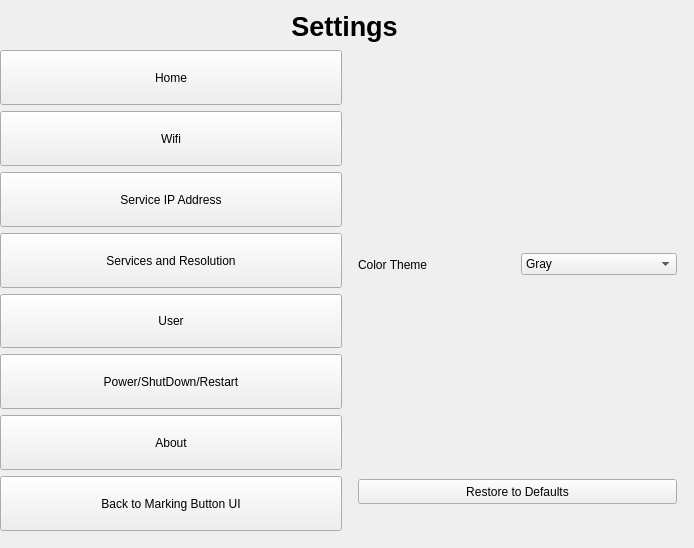
<?xml version="1.0" encoding="UTF-8"?>
<ui version="4.0">
 <class>Form</class>
 <widget class="QWidget" name="Form">
  <property name="geometry">
   <rect>
    <x>0</x>
    <y>0</y>
    <width>694</width>
    <height>548</height>
   </rect>
  </property>
  <property name="sizePolicy">
   <sizepolicy hsizetype="Expanding" vsizetype="Expanding">
    <horstretch>0</horstretch>
    <verstretch>0</verstretch>
   </sizepolicy>
  </property>
  <property name="windowTitle">
   <string>Form</string>
  </property>
  <widget class="QLabel" name="labeltitlsetting">
   <property name="geometry">
    <rect>
     <x>0</x>
     <y>10</y>
     <width>689</width>
     <height>32</height>
    </rect>
   </property>
   <property name="sizePolicy">
    <sizepolicy hsizetype="Minimum" vsizetype="Maximum">
     <horstretch>0</horstretch>
     <verstretch>0</verstretch>
    </sizepolicy>
   </property>
   <property name="font">
    <font>
     <pointsize>20</pointsize>
     <weight>75</weight>
     <bold>true</bold>
    </font>
   </property>
   <property name="text">
    <string>Settings</string>
   </property>
   <property name="textFormat">
    <enum>Qt::AutoText</enum>
   </property>
   <property name="alignment">
    <set>Qt::AlignCenter</set>
   </property>
  </widget>
  <widget class="QWidget" name="settinglayoutWidget">
   <property name="geometry">
    <rect>
     <x>0</x>
     <y>50</y>
     <width>689</width>
     <height>481</height>
    </rect>
   </property>
   <layout class="QHBoxLayout" name="horizontalLayout_2" stretch="1,1">
    <item>
     <layout class="QVBoxLayout" name="verticalLayout_2" stretch="1,1,1,1,1,1,1,1">
      <item>
       <widget class="QPushButton" name="HomeButton">
        <property name="sizePolicy">
         <sizepolicy hsizetype="Minimum" vsizetype="MinimumExpanding">
          <horstretch>0</horstretch>
          <verstretch>0</verstretch>
         </sizepolicy>
        </property>
        <property name="text">
         <string>Home</string>
        </property>
       </widget>
      </item>
      <item>
       <widget class="QPushButton" name="WifiButton">
        <property name="sizePolicy">
         <sizepolicy hsizetype="Minimum" vsizetype="MinimumExpanding">
          <horstretch>0</horstretch>
          <verstretch>0</verstretch>
         </sizepolicy>
        </property>
        <property name="text">
         <string>Wifi</string>
        </property>
       </widget>
      </item>
      <item>
       <widget class="QPushButton" name="serviceIPAddressButton">
        <property name="sizePolicy">
         <sizepolicy hsizetype="Minimum" vsizetype="MinimumExpanding">
          <horstretch>0</horstretch>
          <verstretch>0</verstretch>
         </sizepolicy>
        </property>
        <property name="text">
         <string>Service IP Address</string>
        </property>
       </widget>
      </item>
      <item>
       <widget class="QPushButton" name="ServicesButton">
        <property name="sizePolicy">
         <sizepolicy hsizetype="Minimum" vsizetype="MinimumExpanding">
          <horstretch>0</horstretch>
          <verstretch>0</verstretch>
         </sizepolicy>
        </property>
        <property name="text">
         <string>Services and Resolution</string>
        </property>
       </widget>
      </item>
      <item>
       <widget class="QPushButton" name="UserButton">
        <property name="sizePolicy">
         <sizepolicy hsizetype="Minimum" vsizetype="MinimumExpanding">
          <horstretch>0</horstretch>
          <verstretch>0</verstretch>
         </sizepolicy>
        </property>
        <property name="text">
         <string>User</string>
        </property>
       </widget>
      </item>
      <item>
       <widget class="QPushButton" name="PowerButton">
        <property name="sizePolicy">
         <sizepolicy hsizetype="Minimum" vsizetype="MinimumExpanding">
          <horstretch>0</horstretch>
          <verstretch>0</verstretch>
         </sizepolicy>
        </property>
        <property name="text">
         <string>Power/ShutDown/Restart</string>
        </property>
       </widget>
      </item>
      <item>
       <widget class="QPushButton" name="AboutButton">
        <property name="sizePolicy">
         <sizepolicy hsizetype="Minimum" vsizetype="MinimumExpanding">
          <horstretch>0</horstretch>
          <verstretch>0</verstretch>
         </sizepolicy>
        </property>
        <property name="text">
         <string>About</string>
        </property>
       </widget>
      </item>
      <item>
       <widget class="QPushButton" name="MarkingbackButton">
        <property name="sizePolicy">
         <sizepolicy hsizetype="Minimum" vsizetype="MinimumExpanding">
          <horstretch>0</horstretch>
          <verstretch>0</verstretch>
         </sizepolicy>
        </property>
        <property name="text">
         <string>Back to Marking Button UI</string>
        </property>
       </widget>
      </item>
     </layout>
    </item>
    <item>
     <layout class="QVBoxLayout" name="verticalLayout_4" stretch="1,1">
      <item>
       <widget class="QLabel" name="maintitlelabel">
        <property name="sizePolicy">
         <sizepolicy hsizetype="Preferred" vsizetype="Fixed">
          <horstretch>0</horstretch>
          <verstretch>0</verstretch>
         </sizepolicy>
        </property>
        <property name="font">
         <font>
          <pointsize>15</pointsize>
          <weight>75</weight>
          <bold>true</bold>
         </font>
        </property>
        <property name="text">
         <string/>
        </property>
        <property name="wordWrap">
         <bool>true</bool>
        </property>
       </widget>
      </item>
      <item>
       <widget class="QStackedWidget" name="stackedWidgetsetting">
        <widget class="QWidget" name="settingHomepage">
         <widget class="QWidget" name="layoutWidgethome">
          <property name="geometry">
           <rect>
            <x>10</x>
            <y>130</y>
            <width>319</width>
            <height>111</height>
           </rect>
          </property>
          <layout class="QHBoxLayout" name="horizontalLayout">
           <item>
            <widget class="QLabel" name="colortitlelabel">
             <property name="text">
              <string>Color Theme</string>
             </property>
            </widget>
           </item>
           <item>
            <widget class="QComboBox" name="themebox">
             <item>
              <property name="text">
               <string>Gray</string>
              </property>
             </item>
             <item>
              <property name="text">
               <string>Black</string>
              </property>
             </item>
             <item>
              <property name="text">
               <string>Light</string>
              </property>
             </item>
             <item>
              <property name="text">
               <string>Other Color</string>
              </property>
             </item>
            </widget>
           </item>
          </layout>
         </widget>
         <widget class="QPushButton" name="restoreDefaultsButton">
          <property name="geometry">
           <rect>
            <x>10</x>
            <y>400</y>
            <width>319</width>
            <height>25</height>
           </rect>
          </property>
          <property name="text">
           <string>Restore to Defaults</string>
          </property>
         </widget>
        </widget>
        <widget class="QWidget" name="wifipage">
         <widget class="QLabel" name="interface_label">
          <property name="geometry">
           <rect>
            <x>10</x>
            <y>10</y>
            <width>319</width>
            <height>17</height>
           </rect>
          </property>
          <property name="text">
           <string/>
          </property>
          <property name="wordWrap">
           <bool>true</bool>
          </property>
         </widget>
         <widget class="QTreeWidget" name="treeWidget">
          <property name="geometry">
           <rect>
            <x>10</x>
            <y>40</y>
            <width>319</width>
            <height>399</height>
           </rect>
          </property>
          <column>
           <property name="text">
            <string>SSID</string>
           </property>
          </column>
          <column>
           <property name="text">
            <string>Signal Strength</string>
           </property>
          </column>
         </widget>
        </widget>
        <widget class="QWidget" name="serviceipaddresspage">
         <widget class="QLabel" name="ip_label">
          <property name="geometry">
           <rect>
            <x>0</x>
            <y>10</y>
            <width>309</width>
            <height>197</height>
           </rect>
          </property>
          <property name="text">
           <string/>
          </property>
          <property name="wordWrap">
           <bool>true</bool>
          </property>
         </widget>
         <widget class="QLabel" name="Portnumipadd">
          <property name="geometry">
           <rect>
            <x>10</x>
            <y>240</y>
            <width>309</width>
            <height>196</height>
           </rect>
          </property>
          <property name="font">
           <font>
            <pointsize>15</pointsize>
           </font>
          </property>
          <property name="text">
           <string/>
          </property>
          <property name="wordWrap">
           <bool>true</bool>
          </property>
         </widget>
        </widget>
        <widget class="QWidget" name="servicespage">
         <widget class="QWidget" name="layoutWidgetservicestextsize">
          <property name="geometry">
           <rect>
            <x>10</x>
            <y>110</y>
            <width>319</width>
            <height>36</height>
           </rect>
          </property>
          <layout class="QHBoxLayout" name="horizontalLayout_4" stretch="1,1">
           <item>
            <widget class="QLabel" name="Textsizelab">
             <property name="font">
              <font>
               <pointsize>15</pointsize>
              </font>
             </property>
             <property name="text">
              <string>Text Size:</string>
             </property>
            </widget>
           </item>
           <item>
            <widget class="QComboBox" name="Text_size">
             <property name="font">
              <font>
               <pointsize>15</pointsize>
              </font>
             </property>
             <item>
              <property name="text">
               <string>15</string>
              </property>
             </item>
             <item>
              <property name="text">
               <string>16</string>
              </property>
             </item>
             <item>
              <property name="text">
               <string>17</string>
              </property>
             </item>
             <item>
              <property name="text">
               <string>18</string>
              </property>
             </item>
             <item>
              <property name="text">
               <string>19</string>
              </property>
             </item>
             <item>
              <property name="text">
               <string>20</string>
              </property>
             </item>
             <item>
              <property name="text">
               <string>21</string>
              </property>
             </item>
             <item>
              <property name="text">
               <string>22</string>
              </property>
             </item>
             <item>
              <property name="text">
               <string>23</string>
              </property>
             </item>
             <item>
              <property name="text">
               <string>24</string>
              </property>
             </item>
             <item>
              <property name="text">
               <string>25</string>
              </property>
             </item>
             <item>
              <property name="text">
               <string>26</string>
              </property>
             </item>
             <item>
              <property name="text">
               <string>27</string>
              </property>
             </item>
             <item>
              <property name="text">
               <string>28</string>
              </property>
             </item>
             <item>
              <property name="text">
               <string>29</string>
              </property>
             </item>
             <item>
              <property name="text">
               <string>30</string>
              </property>
             </item>
            </widget>
           </item>
          </layout>
         </widget>
         <widget class="QLabel" name="host">
          <property name="geometry">
           <rect>
            <x>10</x>
            <y>27</y>
            <width>319</width>
            <height>36</height>
           </rect>
          </property>
          <property name="font">
           <font>
            <pointsize>15</pointsize>
           </font>
          </property>
          <property name="text">
           <string>Host:</string>
          </property>
         </widget>
         <widget class="QWidget" name="layoutWidgetservicesresolution">
          <property name="geometry">
           <rect>
            <x>10</x>
            <y>152</y>
            <width>319</width>
            <height>36</height>
           </rect>
          </property>
          <layout class="QHBoxLayout" name="horizontalLayout_3" stretch="1,1">
           <item>
            <widget class="QLabel" name="Resolutionlab">
             <property name="font">
              <font>
               <pointsize>15</pointsize>
              </font>
             </property>
             <property name="text">
              <string>Resolution:</string>
             </property>
            </widget>
           </item>
           <item>
            <widget class="QComboBox" name="resolutioncomboBox">
             <property name="font">
              <font>
               <pointsize>15</pointsize>
              </font>
             </property>
             <item>
              <property name="text">
               <string>1920 x 1080</string>
              </property>
             </item>
             <item>
              <property name="text">
               <string>1600 x 900</string>
              </property>
             </item>
             <item>
              <property name="text">
               <string>1366 x 768</string>
              </property>
             </item>
             <item>
              <property name="text">
               <string>1280 x 720</string>
              </property>
             </item>
             <item>
              <property name="text">
               <string>800 x 600</string>
              </property>
             </item>
            </widget>
           </item>
          </layout>
         </widget>
         <widget class="QWidget" name="layoutWidgetservicescountryGMT">
          <property name="geometry">
           <rect>
            <x>10</x>
            <y>319</y>
            <width>319</width>
            <height>35</height>
           </rect>
          </property>
          <layout class="QHBoxLayout" name="horizontalLayout_6" stretch="1,1">
           <item>
            <widget class="QLabel" name="setcountryGMT">
             <property name="font">
              <font>
               <pointsize>15</pointsize>
              </font>
             </property>
             <property name="text">
              <string>Country:</string>
             </property>
            </widget>
           </item>
           <item>
            <widget class="QComboBox" name="country">
             <property name="font">
              <font>
               <pointsize>15</pointsize>
              </font>
             </property>
            </widget>
           </item>
          </layout>
         </widget>
         <widget class="QLabel" name="SystemDate">
          <property name="geometry">
           <rect>
            <x>10</x>
            <y>194</y>
            <width>319</width>
            <height>35</height>
           </rect>
          </property>
          <property name="font">
           <font>
            <pointsize>15</pointsize>
           </font>
          </property>
          <property name="text">
           <string>System Date: </string>
          </property>
         </widget>
         <widget class="QWidget" name="layoutWidgetservicessetpass">
          <property name="geometry">
           <rect>
            <x>10</x>
            <y>360</y>
            <width>319</width>
            <height>36</height>
           </rect>
          </property>
          <layout class="QHBoxLayout" name="horizontalLayout_5" stretch="1,1">
           <item>
            <widget class="QLabel" name="setpassword">
             <property name="font">
              <font>
               <pointsize>15</pointsize>
              </font>
             </property>
             <property name="text">
              <string>Set User Password: </string>
             </property>
            </widget>
           </item>
           <item>
            <widget class="QLineEdit" name="PasslineEdit">
             <property name="font">
              <font>
               <pointsize>15</pointsize>
               <stylestrategy>PreferDefault</stylestrategy>
              </font>
             </property>
             <property name="echoMode">
              <enum>QLineEdit::Password</enum>
             </property>
            </widget>
           </item>
          </layout>
         </widget>
         <widget class="QLabel" name="Systemtime">
          <property name="geometry">
           <rect>
            <x>10</x>
            <y>277</y>
            <width>319</width>
            <height>36</height>
           </rect>
          </property>
          <property name="font">
           <font>
            <pointsize>15</pointsize>
           </font>
          </property>
          <property name="text">
           <string>System Time: </string>
          </property>
         </widget>
         <widget class="QLabel" name="SystemMemory">
          <property name="geometry">
           <rect>
            <x>10</x>
            <y>235</y>
            <width>319</width>
            <height>36</height>
           </rect>
          </property>
          <property name="font">
           <font>
            <pointsize>15</pointsize>
           </font>
          </property>
          <property name="text">
           <string>System Memory: </string>
          </property>
         </widget>
         <widget class="QLabel" name="Port">
          <property name="geometry">
           <rect>
            <x>10</x>
            <y>69</y>
            <width>319</width>
            <height>35</height>
           </rect>
          </property>
          <property name="font">
           <font>
            <pointsize>15</pointsize>
           </font>
          </property>
          <property name="text">
           <string>Port:</string>
          </property>
         </widget>
        </widget>
        <widget class="QWidget" name="UserPage"/>
        <widget class="QWidget" name="AboutPage">
         <widget class="QLabel" name="version_label">
          <property name="geometry">
           <rect>
            <x>10</x>
            <y>310</y>
            <width>319</width>
            <height>90</height>
           </rect>
          </property>
          <property name="text">
           <string/>
          </property>
         </widget>
         <widget class="QLabel" name="titlelabel">
          <property name="geometry">
           <rect>
            <x>10</x>
            <y>117</y>
            <width>319</width>
            <height>91</height>
           </rect>
          </property>
          <property name="text">
           <string/>
          </property>
         </widget>
         <widget class="QLabel" name="author_label">
          <property name="geometry">
           <rect>
            <x>10</x>
            <y>21</y>
            <width>319</width>
            <height>90</height>
           </rect>
          </property>
          <property name="text">
           <string/>
          </property>
         </widget>
         <widget class="QLabel" name="info_label">
          <property name="geometry">
           <rect>
            <x>10</x>
            <y>214</y>
            <width>319</width>
            <height>90</height>
           </rect>
          </property>
          <property name="text">
           <string/>
          </property>
          <property name="wordWrap">
           <bool>true</bool>
          </property>
         </widget>
        </widget>
        <widget class="QWidget" name="RestartPowerOffPage"/>
       </widget>
      </item>
     </layout>
    </item>
   </layout>
  </widget>
 </widget>
 <resources/>
 <connections/>
</ui>
